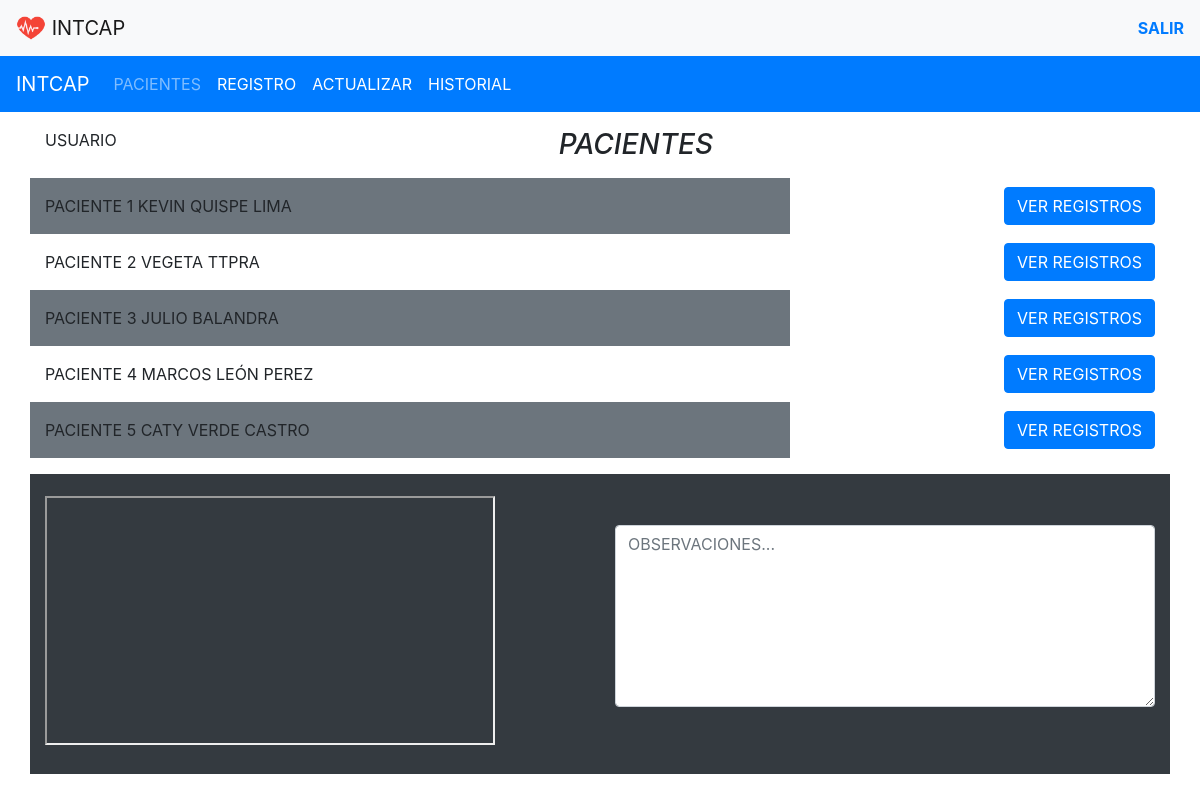
/sistemadecardio/controlador/Usuario_controlador.php, run on the app's committed database.
### tables this page shows
CREATE TABLE `usuario` (
  `DNI` char(8) NOT NULL,
  `Nombre` varchar(45) DEFAULT NULL,
  `Apellido` varchar(45) DEFAULT NULL,
  `Direccion` varchar(45) DEFAULT NULL,
  `Correo` varchar(45) DEFAULT NULL,
  `Celular` varchar(45) DEFAULT NULL,
  `celular2` int(9) DEFAULT NULL,
  `Contrasena` varchar(25) DEFAULT NULL,
  `Tipo_usuario` varchar(45) DEFAULT NULL
);

### sistemadecardio/controlador/Usuario_controlador.php (called while the page is built)
<?php
	require_once("modelo/funciones_propias.php");
	require_once("modelo/Usuario_modelo.php");
	$usuario = new Usuario_modelo();
	$tabla_usuario = $usuario->get_usuarios();
	require_once("vista/pacientes_vista.php");
 ?>

### sistemadecardio/modelo/Conectar.php (called while the page is built)
<?php
	class Conectar{
		public static function conexion(){
			try{
				$conexion =new PDO("mysql:host=localhost; dbname=ritmocardiaco","root","");
				$conexion->setAttribute(PDO::ATTR_ERRMODE, PDO::ERRMODE_EXCEPTION);
				$conexion->exec("SET CHARACTER SET utf8");
			}catch(Exception $e){
				die("ERROR". $e->getMessage());
				echo "Linea de error ". $e->getLine();
			}
			return $conexion;
		}
	}
 ?>

### sistemadecardio/modelo/Usuario_modelo.php (called while the page is built, shortened)
<?php
class Usuario_modelo{
	private $db;
	private $usuarios;
	function __construct($url="modelo/Conectar.php"){
		$this->db=Conectar::conexion();
		$this->usuarios=array();
	}
	public function get_usuarios(){
		$consulta = $this->db->query("SELECT * FROM USUARIO WHERE Tipo_usuario = 'paciente'");
		while ($registro = $consulta->fetch(PDO::FETCH_ASSOC)) {
			$this->usuarios[] = $registro;
		}
		return $this->usuarios;
	}
}
 ?>

### sistemadecardio/modelo/funciones_propias.php (called while the page is built)
<?php
	function color_varia($bolean){
		if ($bolean) {
			return "bg-secondary";
		}
		return "";
	}
 ?>

### sistemadecardio/vista/pacientes_vista.php (the view, shortened to what this page needs)
<!doctype html>
<html lang="en">
  <head>
    <link rel="stylesheet" type="text/css" href="vista/css/bootstrap.min.css">
  </head>
  <body>
    <section class="container py-3">
      <p class="float-left">USUARIO <a href="#"> <?php echo $_SESSION['USUARIO']; ?></a></p>
      <h3 class="text-center mb-3 text-uppercase font-italic">pacientes</h3>
      <?php
        $num_usuario=0;
        $controla_color = 0;
        foreach($tabla_usuario as $fila_u) {
          $num_usuario++;
          if($controla_color){
            $controla_color = 0;
          }else{
            $controla_color = 1;
          }
       ?>
      <div class="row align-items-center">
        <div class="col-6 col-sm-6 col-md-8 <?php echo color_varia($controla_color); ?> pt-3">
          <p class="text-uppercase"><?php echo "Paciente ".$num_usuario." ".$fila_u['Nombre']." ".$fila_u['Apellido']; ?></p>
        </div>
        <div class="col-6 col-sm-6 col-md-4 text-right">
          <button class="btn btn-primary" value="<?php echo $fila_u['DNI']; ?>" id="<?php echo $fila_u['DNI']; ?>" onclick="cargarDatos(this)">VER REGISTROS</button>
        </div>
      </div>
      <?php } ?>
    </section>
    <div class="container">
      <div class="row bg-dark text-white alto align-items-start">
        <div class="col  align-self-center">
            <iframe id="cardiograma" width="450px" height="249px" src=" <?php echo $_SESSION['URL']; ?> ">
              <p>CARDIOGRMAA</p>
            </iframe>
          </div>
        <div class="col align-self-center">
          <form>
              <div class="form-group">
              <textarea class="form-control" id="observacion" placeholder="OBSERVACIONES..." rows="7" onkeypress="validar(event)"></textarea>
            </div>
          </form>
        </div>
      </div>
    </div>
  </body>
</html>

### sistemadecardio/vista/pacientes_vista.php (style rules this page uses)
.alto { height: 300px; }

### data on the page
usuario: Nombre "KEVIN", Apellido "QUISPE LIMA", $fila_u['DNI'] 70598957 (drawn)
usuario: Nombre "VEGETA", Apellido "TTPRA", $fila_u['DNI'] 75558957 (drawn)
usuario: Nombre "JULIO", Apellido "BALANDRA", $fila_u['DNI'] 76406431 (drawn)
usuario: Nombre "MARCOS", Apellido "LEÓN PEREZ", $fila_u['DNI'] 78495689 (drawn)
usuario: Nombre "CATY", Apellido "VERDE CASTRO", $fila_u['DNI'] 78546985 (drawn)
